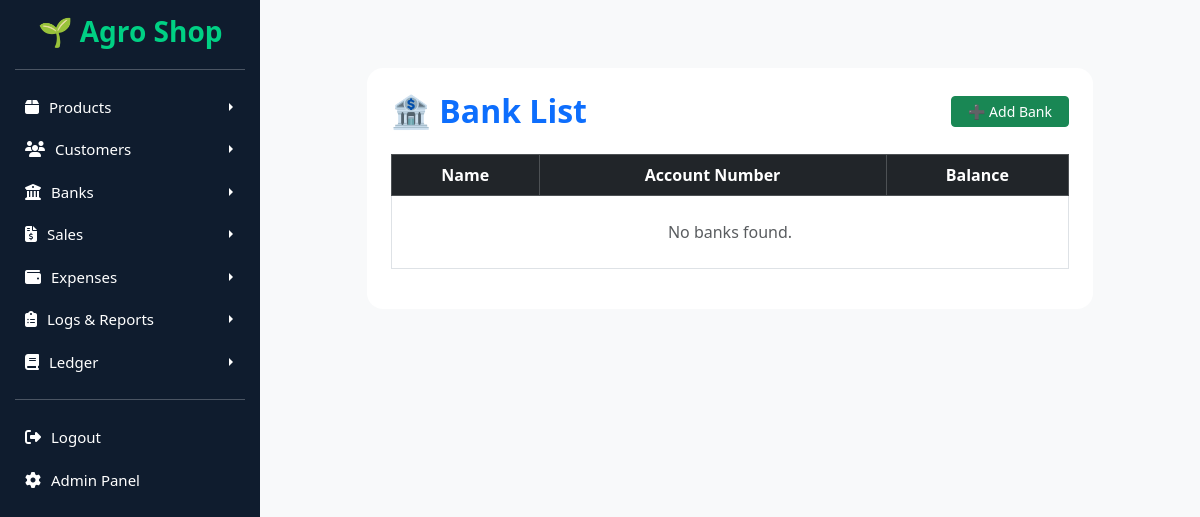
The page /banks/list/ on the database as committed earlier.
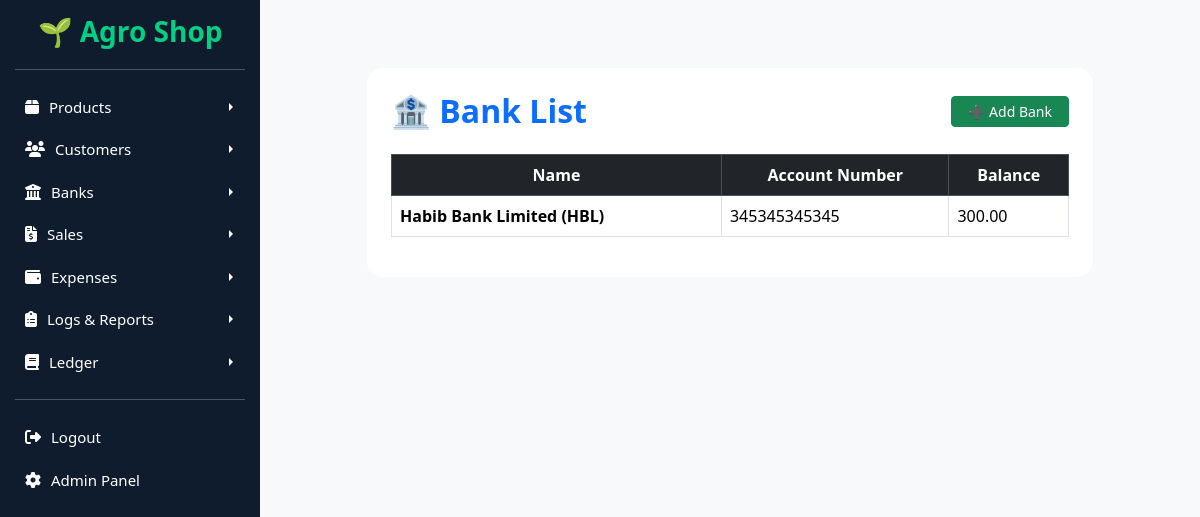
The same page on the database as committed later.
### banks/models.py (models this page shows, shortened)
class Bank(models.Model):
    name = models.CharField(max_length=150, unique=True)
    account_number = models.CharField(max_length=50, blank=True, null=True)
    balance = models.DecimalField(max_digits=12, decimal_places=2, default=0.00)

### banks/views.py (the view)
# urls.py: path('list/', views.list_banks, name='list_banks'),
def list_banks(request):
    banks = Bank.objects.all()
    return render(request, 'banks/list_banks.html', {'banks': banks})

### templates/banks/list_banks.html (shortened to what this page needs)
{% extends "base.html" %}
{% block content %}
<div class="container py-5">
  <div class="row justify-content-center">
    <div class="col-lg-10 col-md-11 col-sm-12">
      <div class="card border-0 rounded-4">
        <div class="card-body p-4">
          <div class="d-flex justify-content-between align-items-center mb-4">
            <h2 class="text-primary fw-bold mb-0">🏦 Bank List</h2>
            <a href="{% url 'banks:add_bank' %}" class="btn btn-success btn-sm px-3">
              ➕ Add Bank
            </a>
          </div>
          <div class="table-responsive">
            <table class="table table-bordered align-middle">
              <thead class="table-dark text-center">
                <tr>
                  <th scope="col">Name</th>
                  <th scope="col">Account Number</th>
                  <th scope="col">Balance</th>
                </tr>
              </thead>
              <tbody>
                {% for b in banks %}
                <tr>
                  <td class="fw-semibold">{{ b.name }}</td>
                  <td>{{ b.account_number }}</td>
                  <td>{{ b.balance }}</td>
                </tr>
                {% empty %}
                <tr>
                  <td colspan="3" class="text-center text-muted py-4">No banks found.</td>
                </tr>
                {% endfor %}
              </tbody>
            </table>
          </div>
        </div>
      </div>
    </div>
  </div>
</div>
{% endblock %}

Rows that differ between the two databases and show on the page:
added Bank: name "Habib Bank Limited (HBL)", account_number "345345345345", balance "300.00"
Other text that changed with them:
text no longer shown: "No banks found."
